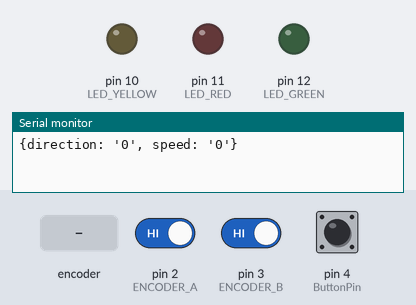
The sketch below on a simulated Arduino Uno, built with avr-gcc and run on an emulated ATmega328P. Shown: output pins drawn as LEDs (lit = HIGH), the last lines printed to the serial monitor. Dashed ring = blinking. The test bench sets the inputs (shaded band); at power-on: pin 2 (ENCODER_A) HIGH, pin 3 (ENCODER_B) HIGH, pin 4 (ButtonPin) LOW.

Above: at 1.7 s.
1.8 s: rotary encoder on pin 2 (ENCODER_A) / pin 3 (ENCODER_B) turned 1 step (first pin leading)
At 1.95 s:
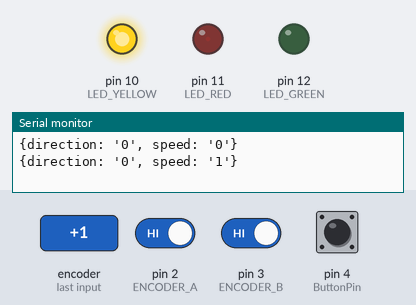
3.6 s: rotary encoder on pin 2 (ENCODER_A) / pin 3 (ENCODER_B) turned 2 steps (second pin leading)
At 3.71 s:
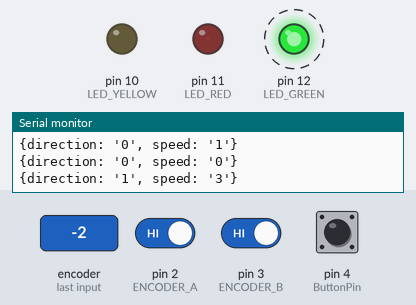
Timing chart, 0 to 6.6 s (numbered marks = the images above; inputs shaded):
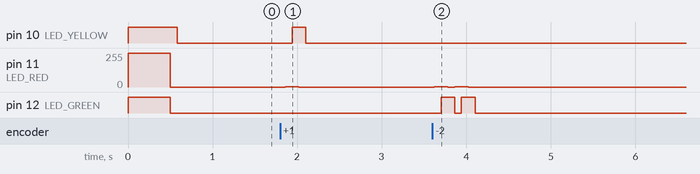

Measured:
- after the input at 1.8 s, pin 10 (LED_YELLOW): LOW → HIGH after 0.14 s, → LOW 0.16 s later; pin 11 (LED_RED): 0/255 → 1/255 after 0.06 s, → 0/255 0.16 s later
- after the input at 3.6 s, pin 12 (LED_GREEN): alternates HIGH for 0.16 s and LOW for 0.08 s, 4 changes in all, then stays LOW, starting after 0.10 s

The sketch:

arduino.ino
```cpp
// Rotery encoder pins
const int ENCODER_A = 2;
const int ENCODER_B = 3;
const int ButtonPin = 4;

// Led pins
int LED_YELLOW= 10;
int LED_RED = 11;
int LED_GREEN = 12;

// Vars for realtime measurement
volatile int lastEncoded = 0;
volatile long encoderValue = 0;
volatile long intervalEncoderValue = 0;
volatile long lastIntervalEncoderValue = 0;

// Vars for direction
boolean clockWiseDirection = false;
boolean change = true;
boolean update = true;

// Speed
int rotaryPosition = 0;
int lastRotaryPosition = 0;

// MessageControl
boolean showMessage = true;

// ButtonState
int buttonState = 0;

void setup() {
  Serial.begin (9600);
  pinMode(ENCODER_A, INPUT);
  pinMode(ENCODER_B, INPUT);
  pinMode(ButtonPin, INPUT);
  digitalWrite(ENCODER_A, HIGH);
  digitalWrite(ENCODER_B, HIGH);
  attachInterrupt(0, updateEncoder, CHANGE);
  attachInterrupt(1, updateEncoder, CHANGE);

  analogWrite(LED_GREEN, 255);
  analogWrite(LED_RED, 255);
  analogWrite(LED_YELLOW, 255);
  delay(500);
  analogWrite(LED_GREEN, 0);
  analogWrite(LED_RED, 0);
  analogWrite(LED_YELLOW, 0);
}

void loop(){

  // Calculate speed
  rotaryPosition = encoderValue;
  int rotarySpeed = abs(rotaryPosition - lastRotaryPosition);
  lastRotaryPosition = rotaryPosition;

  buttonState = digitalRead(ButtonPin);
  if (buttonState == HIGH && update) {
    Serial.println("{buttonevent: true}");
    update = false;
  }
  else if (buttonState == LOW && !update){
    update = true;
  }

  // Calculate speed led brightness
  analogWrite(LED_RED, rotarySpeed);

  // Console messages
  if(showMessage){
    Serial.print("{direction: '");
    Serial.print(clockWiseDirection);
    Serial.print("', speed: '");
    Serial.print(rotarySpeed);
    Serial.println("'}");
    if(clockWiseDirection){
      analogWrite(LED_GREEN, 255);
      analogWrite(LED_YELLOW, 0);
    } else {
      analogWrite(LED_GREEN, 0);
      analogWrite(LED_YELLOW, 255);
    }
    if(rotarySpeed == 0) showMessage = false;
  } else {
    analogWrite(LED_GREEN, 0);
    analogWrite(LED_YELLOW, 0);
    if(rotarySpeed > 0) showMessage = true;
  }

  delay(80);
}

void updateEncoder(){
  // Read rotery encoder
  int MSB = digitalRead(ENCODER_A); //MSB = most significant bit
  int LSB = digitalRead(ENCODER_B); //LSB = least significant bit
  int encoded = (MSB << 1) |LSB; //converting the 2 pin value to single number
  int sum  = (lastEncoded << 2) | encoded; //adding it to the previous encoded value
  if(sum == 0b1101 || sum == 0b0100 || sum == 0b0010 || sum == 0b1011) encoderValue ++;
  if(sum == 0b1110 || sum == 0b0111 || sum == 0b0001 || sum == 0b1000) encoderValue --;

  // Calculate direction
  intervalEncoderValue = encoderValue;
  int difference = abs(intervalEncoderValue - lastIntervalEncoderValue);
  if(difference >= 2){
    change = true;
    clockWiseDirection = intervalEncoderValue <= lastIntervalEncoderValue;
    lastIntervalEncoderValue = intervalEncoderValue;
  }
  lastEncoded = encoded;
}
```
